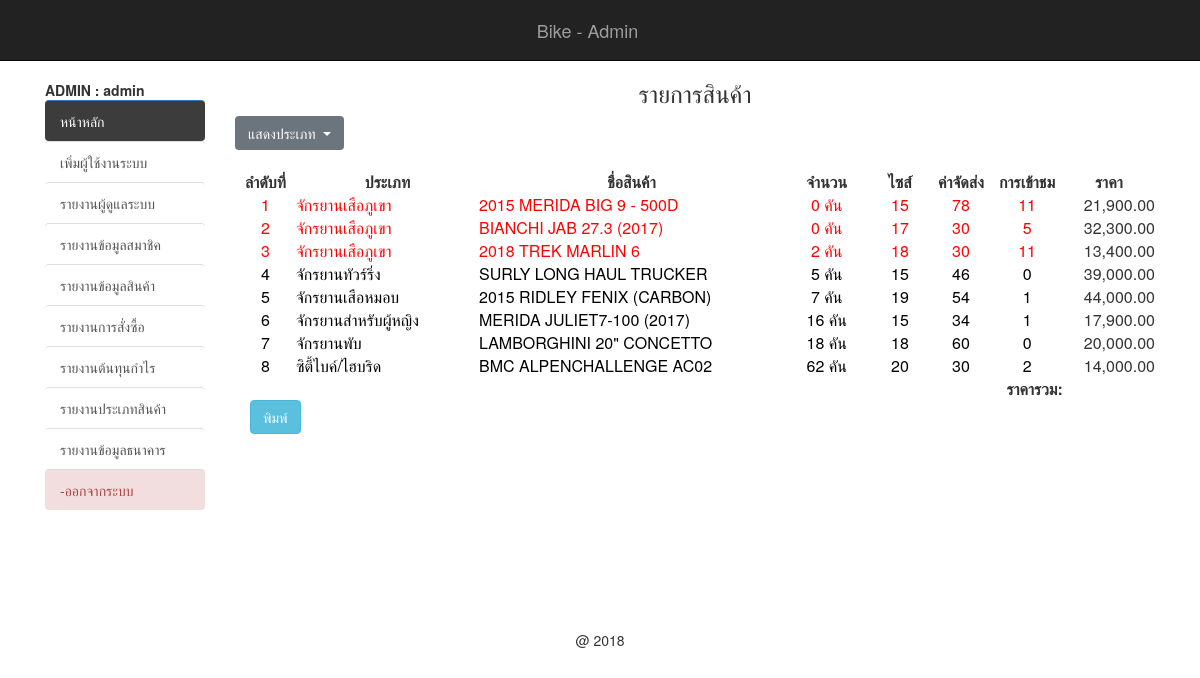
/backend/report_all_prd.php?all=all (signed in), run on an earlier commit of the app's database.
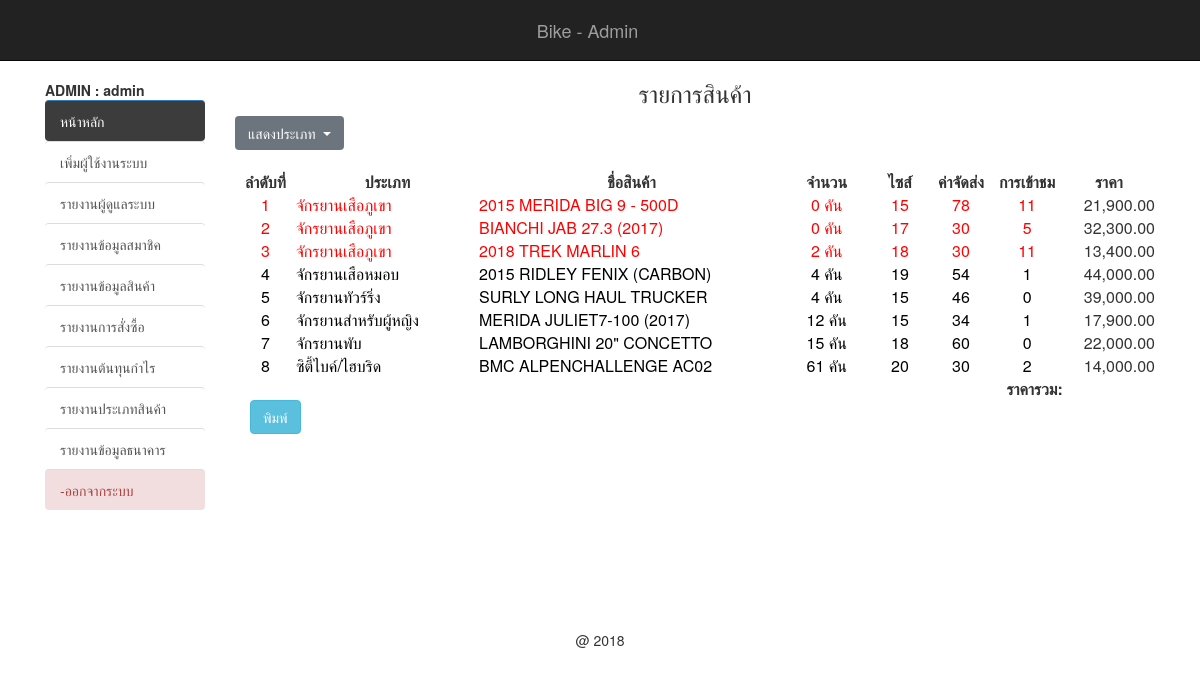
And on a later commit of the database.
### tables this page shows
CREATE TABLE `tbl_product` (
  `p_id` int(11) NOT NULL,
  `t_id` int(11) NOT NULL,
  `p_name` varchar(200) NOT NULL,
  `p_size` varchar(11) NOT NULL,
  `p_detial` text NOT NULL,
  `p_price_a` float(10,2) NOT NULL,
  `p_price` float(10,2) NOT NULL,
  `p_unit` varchar(20) NOT NULL,
  `p_img1` varchar(200) NOT NULL,
  `p_img2` varchar(100) DEFAULT NULL,
  `p_view` int(11) NOT NULL,
  `p_qty` int(11) DEFAULT NULL,
  `p_ems` int(50) NOT NULL,
  `date_save` timestamp NOT NULL DEFAULT CURRENT_TIMESTAMP
);

CREATE TABLE `tbl_type` (
  `t_id` int(11) NOT NULL,
  `t_name` varchar(100) NOT NULL
);

### backend/mm.php (called while the page is built, shortened)
<?php require_once('../Connections/condb.php'); ?>
<?php
$colname_mm = "-1";
if (isset($_SESSION['MM_admin'])) {
  $colname_mm = $_SESSION['MM_admin'];
}
$query_mm = sprintf("SELECT * FROM tbl_admin WHERE admin_user = %s", GetSQLValueString($colname_mm, "text"));
$mm = mysql_query($query_mm, $condb) or die(mysql_error());
$row_mm = mysql_fetch_assoc($mm);
?>

### backend/report_all_prd.php (the view, shortened to what this page needs)
<link rel="stylesheet" href="https://maxcdn.bootstrapcdn.com/bootstrap/4.0.0/css/bootstrap.min.css">
<?php require_once('../Connections/condb.php'); ?>
<?php
if (!function_exists("GetSQLValueString")) {
  function GetSQLValueString($theValue, $theType, $theDefinedValue = "", $theNotDefinedValue = "")
  {
    $theValue = function_exists("mysql_real_escape_string") ? mysql_real_escape_string($theValue) : mysql_escape_string($theValue);
    switch ($theType) {
      case "text":
      $theValue = ($theValue != "") ? "'" . $theValue . "'" : "NULL";
      break;
    }
    return $theValue;
  }
}
$t_id = $_GET['t_id'];
if ($_GET['all'] == 'all') {
  $query_prd = sprintf("
    SELECT * FROM tbl_product as p, tbl_type as t
    WHERE p.t_id = t.t_id and t.t_id = p.t_id order by p.p_qty asc");
}elseif ( $_GET['t_id'] <> '') {
  $query_prd = sprintf("
    SELECT * FROM tbl_product as p, tbl_type as t
    WHERE p.t_id = t.t_id and p.t_id = '$t_id' order by p.p_qty asc");
}
$prd = mysql_query($query_prd, $condb) or die(mysql_error());
$row_prd = mysql_fetch_assoc($prd);
$totalRows_prd = mysql_num_rows($prd);
?>
<!DOCTYPE html>
<html lang="en">
<head>
  <?php include('h.php');?>
  <?php include('datatable.php');?>
</head>
<body>
  <div class="container">
    <div class="row">
     <?php include('banner.php');?>
   </div>
   <div class="row">
     <div class="col-md-2">
      <br>
      <?php include('menu.php');?>
    </div>
    <div class="col-md-10">
    <h3 align="center"> รายการสินค้า  </h3>
    <div class="dropdown" id="hp">
      <button class="btn btn-secondary dropdown-toggle" type="button" id="dropdownMenuButton" data-toggle="dropdown" aria-haspopup="true" aria-expanded="false">
        แสดงประเภท
      </button>
    </div>
    <br>
    <table width="100%" border="0" cellspacing="0" class="display" id="example3">
      <thead>
        <tr>
          <th width="5%">ลำดับที่</th>
          <th width="15%">ประเภท</th>
          <th width="25%">ชื่อสินค้า</th>
          <th width="7%">จำนวน</th>
          <th width="5%">ไซส์</th>
          <th width="5%">ค่าจัดส่ง</th>
          <th width="5%">การเข้าชม</th>
          <th width="7%">ราคา</th>
        </tr>
      </thead>
      <tbody>
        <?php if($totalRows_prd>0){?>
          <?php
          $i = 1;
          do { ?>
            <?php
            $c = 'black';
            if ($row_prd['p_qty'] < 4):
             $c = 'red';
           endif ?>
           <tr>
            <td align="center" valign="top">
              <font color="<?php echo $c; ?>"><?php echo $i; ?></font></td>
              <td valign="top">
                <font color="<?php echo $c; ?>"><?php echo $row_prd['t_name']; ?></font></td>
                <td valign="top">
                  <font color="<?php echo $c; ?>"><?php echo $row_prd['p_name']; ?></font>
                </td>
                <td align="center" valign="top">
                  <font color="<?php echo $c; ?>">
                   <?php echo $row_prd['p_qty']; ?></font>
                   <font color="<?php echo $c; ?>">
                     <?php echo $row_prd['p_unit'];?></font>
                   </td>
                   <td align="center" valign="top">
                    <font color="<?php echo $c; ?>">
                      <?php echo $row_prd['p_size'];?></font>
                    </td>
                    <td align="center" valign="top">
                      <font color="<?php echo $c; ?>">
                        <?php echo $row_prd['p_ems'];?></font>
                      </td>
                      <td align="center" valign="top">
                        <font color="<?php echo $c; ?>">
                          <?php echo $row_prd['p_view'];?></font>
                        </td>
                        <td align="right" valign="top">
                            <?php echo number_format($row_prd['p_price'],2); ?></td>
                          </tr>
                          <?php
                          $i += 1;
                        } while ($row_prd = mysql_fetch_assoc($prd)); ?>
                      <?php } ?>
                    </tbody>
                    <tfoot>
                      <tr>
                        <th></th>
                        <th></th>
                        <th></th>
                        <th></th>
                        <th></th>
                        <th></th>
                        <th style="text-align:right">ราคารวม:</th>
                        <th></th>
                      </tr>
                    </tfoot>
                  </table>
                  <div class="col-md-2">
                    <input type="button" name="search" id="hp" value="พิมพ์" onclick="print()" class="btn btn-info" />
                  </div>
                </div>
              </div>
            </div>
          </body>
          </html>
          <?php include('f.php');?>

### backend/h.php (shortened to what this page needs)
<link href="../css/bootstrap.min.css" rel="stylesheet">
<link href="../css/style.css" rel="stylesheet">

### backend/datatable.php (shortened to what this page needs)
<link rel="stylesheet" type="text/css" href="https://cdn.datatables.net/1.10.19/css/jquery.dataTables.min.css">
<link rel="stylesheet" type="text/css" href="https://cdn.datatables.net/buttons/1.5.2/css/buttons.dataTables.min.css">
<link rel="stylesheet" href="https://cdnjs.cloudflare.com/ajax/libs/bootstrap-datepicker/1.6.4/css/bootstrap-datepicker.css" />

### backend/banner.php
<nav class="navbar navbar-inverse navbar-fixed-top">
  <div class="container">
    <a class="navbar-brand" href="index.php">Bike - Admin</a>
  </div>
</nav>
<br>
<br>
<br>

### backend/menu.php (shortened to what this page needs)
<?php include('mm.php');?>
<b id="hp">  ADMIN : <?php echo $row_mm['admin_name'];?></b>
<br />
<ul class="list-group list-group-flush" id="hp">
	<il><a href="index.php" class="list-group-item active"  style="background-color: #3c3c3c">หน้าหลัก</a></il>
	<?php
	if ($row_mm['status'] == 'admin') { ?>
		<il><a href="adduser_admin.php" class="list-group-item">เพิ่มผู้ใช้งานระบบ</a></il>
		<il><a href="list_admin.php" class="list-group-item">รายงานผู้ดูแลระบบ</a></il>
		<il><a href="list_member.php" class="list-group-item">รายงานข้อมูลสมาชิค</a></il>
		<il><a href="report_all_prd.php?all=all" class="list-group-item">รายงานข้อมูลสินค้า</a></il>
		<il><a href="report_all_order.php" class="list-group-item">รายงานการสั่งซื้อ</a></il>
		<il><a href="report_best.php" class="list-group-item">รายงานต้นทุนกำไร</a></il>
		<il><a href="report_all_type.php" class="list-group-item">รายงานประเภทสินค้า</a></il>
		<il><a href="report_all_bank.php" class="list-group-item">รายงานข้อมูลธนาคาร</a></il>
		<il><a href="logout_admin.php" class="list-group-item list-group-item-danger">-ออกจากระบบ</a></il>
<?php } ?>
</ul>

### backend/f.php (shortened to what this page needs)
<p align="center" style="padding-top:100px">
@ 2018
</p>

### css/style.css (style rules this page uses)
th { text-align:center; }

### backend/report_all_prd.php (style rules this page uses)
th { white-space: nowrap; }

What changed in the data, as far as the page shows it:
changed tbl_product "2015 RIDLEY FENIX (CARBON)": p_qty "7" → "4"; moves up the list
changed tbl_product "SURLY LONG HAUL TRUCKER": p_qty "5" → "4"
changed tbl_product "MERIDA JULIET7-100 (2017)": p_qty "16" → "12"
changed tbl_product "LAMBORGHINI 20\" CONCETTO": p_qty "18" → "15"; p_price "20,000.00" → "22,000.00"
changed tbl_product "BMC ALPENCHALLENGE AC02": p_qty "62" → "61"
